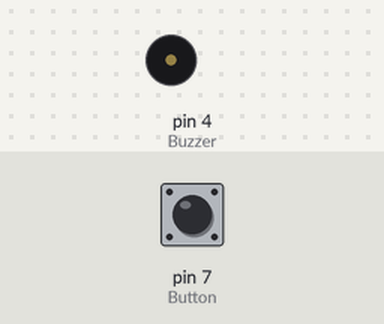
The sketch below on a simulated Arduino Uno, built with avr-gcc and run on an emulated ATmega328P. Shown: buzzer (waves = sounding, pin HIGH). The test bench sets the inputs (shaded band); at power-on: pin 7 (Button) LOW.

Above: at 1.2 s.
1.3 s: pin 7 (Button) pulled HIGH for 0.15 s
At 2.1 s:
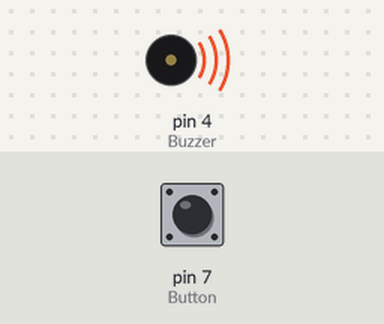
Timing chart, 0 to 7.8 s (numbered marks = the images above; inputs shaded):
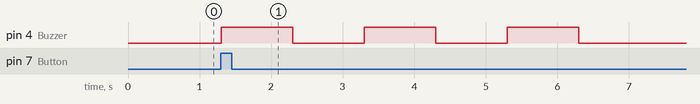

The sketch:

code.ino
```cpp
// Simulation: https://www.tinkercad.com/things/lqkr8ZX4C6e-exercise-03

void setup() {
  pinMode(7, INPUT); // Button
  pinMode(4, OUTPUT); // Buzzer
}

void loop() {
  int val = digitalRead(7);
  int buzzCount = 3; // Number of buzzes
  if (val == HIGH)
    for (int i = 0; i < buzzCount; i++) {
      digitalWrite(4, HIGH);
      delay(1000); // Wait for 1000 milliseconds (ie 1 second)
      digitalWrite(4, LOW);
      delay(1000); // Wait for 1000 milliseconds (ie 1 second)
    } // End of for loop
}
```

Measured:
- after the input at 1.3 s, pin 4 (Buzzer): alternates HIGH for 1.0 s and LOW for 1.0 s, 6 changes in all, then stays LOW, starting at once
